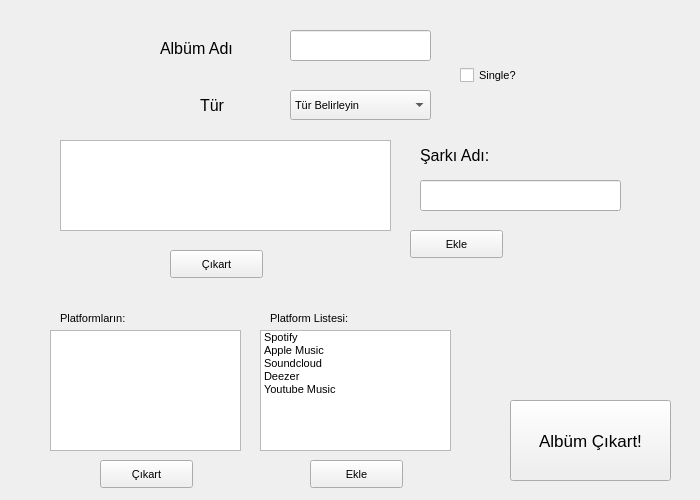
<?xml version="1.0" encoding="UTF-8"?>
<ui version="4.0">
 <class>albumcikart</class>
 <widget class="QWidget" name="albumcikart">
  <property name="geometry">
   <rect>
    <x>0</x>
    <y>0</y>
    <width>700</width>
    <height>500</height>
   </rect>
  </property>
  <property name="minimumSize">
   <size>
    <width>700</width>
    <height>500</height>
   </size>
  </property>
  <property name="maximumSize">
   <size>
    <width>700</width>
    <height>500</height>
   </size>
  </property>
  <property name="font">
   <font>
    <pointsize>8</pointsize>
   </font>
  </property>
  <property name="windowTitle">
   <string>Albüm Çıkart - Music Library</string>
  </property>
  <widget class="QComboBox" name="tur_combo">
   <property name="geometry">
    <rect>
     <x>290</x>
     <y>90</y>
     <width>141</width>
     <height>30</height>
    </rect>
   </property>
   <item>
    <property name="text">
     <string>Tür Belirleyin</string>
    </property>
   </item>
   <item>
    <property name="text">
     <string>Akustik</string>
    </property>
   </item>
   <item>
    <property name="text">
     <string>Jazz</string>
    </property>
   </item>
   <item>
    <property name="text">
     <string>Latin</string>
    </property>
   </item>
   <item>
    <property name="text">
     <string>R&amp;B</string>
    </property>
   </item>
   <item>
    <property name="text">
     <string>Elektronik</string>
    </property>
   </item>
   <item>
    <property name="text">
     <string>Country</string>
    </property>
   </item>
   <item>
    <property name="text">
     <string>Pop</string>
    </property>
   </item>
   <item>
    <property name="text">
     <string>Rock</string>
    </property>
   </item>
   <item>
    <property name="text">
     <string>Blues</string>
    </property>
   </item>
   <item>
    <property name="text">
     <string>Rap</string>
    </property>
   </item>
  </widget>
  <widget class="QLabel" name="albumad">
   <property name="geometry">
    <rect>
     <x>160</x>
     <y>40</y>
     <width>91</width>
     <height>16</height>
    </rect>
   </property>
   <property name="font">
    <font>
     <pointsize>12</pointsize>
    </font>
   </property>
   <property name="text">
    <string>Albüm Adı</string>
   </property>
  </widget>
  <widget class="QLabel" name="tur">
   <property name="geometry">
    <rect>
     <x>200</x>
     <y>90</y>
     <width>41</width>
     <height>31</height>
    </rect>
   </property>
   <property name="font">
    <font>
     <pointsize>12</pointsize>
    </font>
   </property>
   <property name="text">
    <string>Tür</string>
   </property>
  </widget>
  <widget class="QLineEdit" name="album_input">
   <property name="geometry">
    <rect>
     <x>290</x>
     <y>30</y>
     <width>141</width>
     <height>31</height>
    </rect>
   </property>
  </widget>
  <widget class="QCheckBox" name="isSingle_check">
   <property name="geometry">
    <rect>
     <x>460</x>
     <y>60</y>
     <width>141</width>
     <height>31</height>
    </rect>
   </property>
   <property name="text">
    <string>Single?</string>
   </property>
   <property name="checked">
    <bool>false</bool>
   </property>
   <property name="tristate">
    <bool>false</bool>
   </property>
  </widget>
  <widget class="QListWidget" name="platformlar">
   <property name="geometry">
    <rect>
     <x>50</x>
     <y>330</y>
     <width>191</width>
     <height>121</height>
    </rect>
   </property>
  </widget>
  <widget class="QLineEdit" name="sarkiad_input">
   <property name="geometry">
    <rect>
     <x>420</x>
     <y>180</y>
     <width>201</width>
     <height>31</height>
    </rect>
   </property>
  </widget>
  <widget class="QLabel" name="sarkiIndis">
   <property name="geometry">
    <rect>
     <x>420</x>
     <y>140</y>
     <width>201</width>
     <height>31</height>
    </rect>
   </property>
   <property name="font">
    <font>
     <pointsize>12</pointsize>
    </font>
   </property>
   <property name="text">
    <string>Şarkı Adı:</string>
   </property>
  </widget>
  <widget class="QPushButton" name="sarkiekle_buton">
   <property name="geometry">
    <rect>
     <x>410</x>
     <y>230</y>
     <width>93</width>
     <height>28</height>
    </rect>
   </property>
   <property name="text">
    <string>Ekle</string>
   </property>
  </widget>
  <widget class="QListWidget" name="platformList">
   <property name="geometry">
    <rect>
     <x>260</x>
     <y>330</y>
     <width>191</width>
     <height>121</height>
    </rect>
   </property>
   <item>
    <property name="text">
     <string>Spotify</string>
    </property>
   </item>
   <item>
    <property name="text">
     <string>Apple Music</string>
    </property>
   </item>
   <item>
    <property name="text">
     <string>Soundcloud</string>
    </property>
   </item>
   <item>
    <property name="text">
     <string>Deezer</string>
    </property>
   </item>
   <item>
    <property name="text">
     <string>Youtube Music</string>
    </property>
   </item>
  </widget>
  <widget class="QLabel" name="platformlarin">
   <property name="geometry">
    <rect>
     <x>60</x>
     <y>310</y>
     <width>91</width>
     <height>16</height>
    </rect>
   </property>
   <property name="text">
    <string>Platformların:</string>
   </property>
  </widget>
  <widget class="QLabel" name="platformlistesi">
   <property name="geometry">
    <rect>
     <x>270</x>
     <y>310</y>
     <width>101</width>
     <height>16</height>
    </rect>
   </property>
   <property name="text">
    <string>Platform Listesi:</string>
   </property>
  </widget>
  <widget class="QPushButton" name="albumcikart_buton">
   <property name="geometry">
    <rect>
     <x>510</x>
     <y>400</y>
     <width>161</width>
     <height>81</height>
    </rect>
   </property>
   <property name="font">
    <font>
     <pointsize>13</pointsize>
    </font>
   </property>
   <property name="text">
    <string>Albüm Çıkart!</string>
   </property>
  </widget>
  <widget class="QPushButton" name="sarkicikart_buton">
   <property name="geometry">
    <rect>
     <x>170</x>
     <y>250</y>
     <width>93</width>
     <height>28</height>
    </rect>
   </property>
   <property name="text">
    <string>Çıkart</string>
   </property>
  </widget>
  <widget class="QPushButton" name="pekle_buton">
   <property name="geometry">
    <rect>
     <x>310</x>
     <y>460</y>
     <width>93</width>
     <height>28</height>
    </rect>
   </property>
   <property name="text">
    <string>Ekle</string>
   </property>
  </widget>
  <widget class="QPushButton" name="pcikart_buton">
   <property name="geometry">
    <rect>
     <x>100</x>
     <y>460</y>
     <width>93</width>
     <height>28</height>
    </rect>
   </property>
   <property name="text">
    <string>Çıkart</string>
   </property>
  </widget>
  <widget class="QListWidget" name="sarkiListe">
   <property name="geometry">
    <rect>
     <x>60</x>
     <y>140</y>
     <width>331</width>
     <height>91</height>
    </rect>
   </property>
  </widget>
 </widget>
 <resources/>
 <connections/>
</ui>
